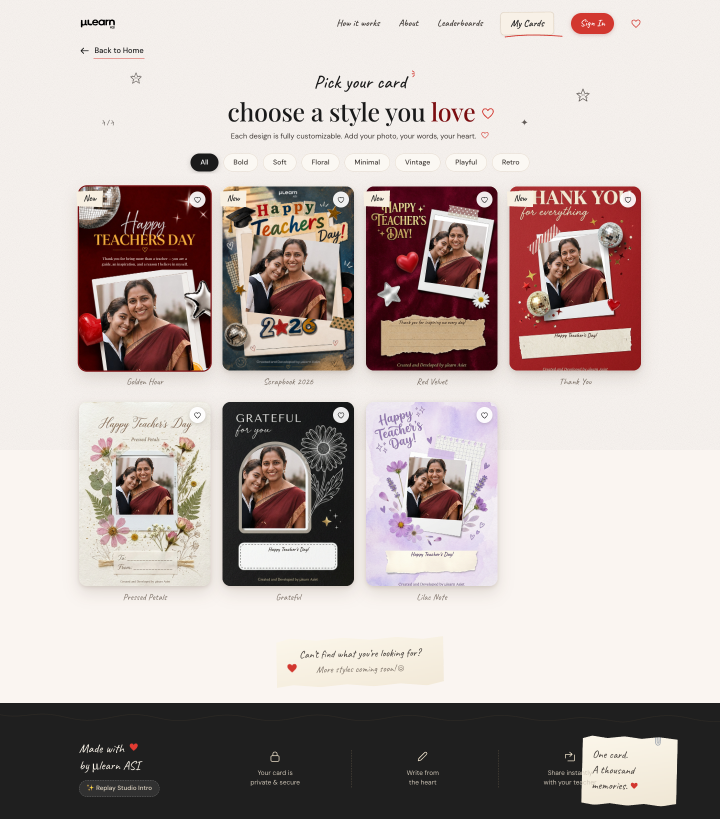
#> input picture shots/pick-cards-grid.png, 1440 x 1638 px (shown at 1/2 size)
$ python slots.py out ../../shots/pick-cards-grid.png
#> lines starting #> are read from the running program, lines starting #| are printed output that depends on the picture; pictures that were not available may be replaced by others from this repository, and a replacement may not be noted
"""Regenerate the photo-slot geometry in src/lib/slots.ts and the punched
`<id>-over.webp` overlays in public/templates.

Run from public/templates:   python3 ../../tools/slots.py . [proof-photo.jpg]

For each template it flood-fills the empty paper inside the printed frame,
fits a minimum-area rectangle to it (the photo box + rotation) and writes the
artwork back out with that paper knocked out to alpha, cropped to the slot so
the file stays small. Pass a photo to also drop proof-<id>.jpg renders.
The per-template tolerance below was picked from the widest stable plateau of
a fill-area sweep — raising it leaks into the frame or the art beside it."""
import json, math, os, sys
from PIL import Image, ImageFilter
from collections import deque

# seed (pct of card) and the flood tolerance chosen from the stable plateau
CFG = {
 'disco':    (50.3, 60.5, 10),
 'scrapbook':(53.4, 49.4, 12),
 'velvet':   (68.25,37.25,16),
 'thankyou': (49.0, 46.25,16),
 'pressed':  (50.0, 45.75,16),
 'grateful': (39.0, 46.4, 16),
 'lilac':    (53.0, 47.25,16),
}

def flood(im, sx, sy, tol):
    W,H = im.size; p = im.load(); sr,sg,sb = p[sx,sy]
    m = bytearray(W*H); q = deque([(sx,sy)]); m[sy*W+sx] = 1
    while q:
        x,y = q.popleft()
        for dx,dy in ((1,0),(-1,0),(0,1),(0,-1)):
            nx,ny = x+dx, y+dy
            if 0<=nx<W and 0<=ny<H:
                i = ny*W+nx
                if not m[i]:
                    r,g,b = p[nx,ny]
                    if abs(r-sr)<=tol and abs(g-sg)<=tol and abs(b-sb)<=tol:
                        m[i]=1; q.append((nx,ny))
    return m

def hull(pts):
    pts = sorted(set(pts))
    if len(pts) < 3: return pts
    def half(ps):
        out=[]
        for pt in ps:
            while len(out)>=2:
                (x1,y1),(x2,y2)=out[-2],out[-1]
                if (x2-x1)*(pt[1]-y1)-(y2-y1)*(pt[0]-x1) <= 0: out.pop()
                else: break
            out.append(pt)
        return out
    return half(pts)[:-1] + half(pts[::-1])[:-1]

def min_area_rect(h):
    best=None; n=len(h)
    for i in range(n):
        x1,y1=h[i]; x2,y2=h[(i+1)%n]
        ex,ey=x2-x1,y2-y1; L=math.hypot(ex,ey)
        if L<1e-9: continue
        ux,uy=ex/L,ey/L; vx,vy=-uy,ux
        us=[(px-x1)*ux+(py-y1)*uy for px,py in h]
        vs=[(px-x1)*vx+(py-y1)*vy for px,py in h]
        w=max(us)-min(us); ht=max(vs)-min(vs)
        if best is None or w*ht<best[0]:
            cu=(max(us)+min(us))/2; cv=(max(vs)+min(vs))/2
            best=(w*ht, x1+cu*ux+cv*vx, y1+cu*uy+cv*vy, w, ht, math.degrees(math.atan2(uy,ux)))
    return best[1:]

out_dir = sys.argv[1]
proof_photo = Image.open(sys.argv[2]).convert('RGB') if len(sys.argv)>2 else None
#> proof_photo is the input picture: PIL image 1440x1638 RGB; mean R, G, B 188.1, 176.1, 172.5
geo = {}

for key,(spx,spy,tol) in CFG.items():
    im = Image.open(f'{key}.jpg').convert('RGB'); W,H = im.size
#> after `W, H = im.size`: W = 1440; H = 1638
    mask = flood(im, int(W*spx/100), int(H*spy/100), tol)
#> in flood, `sr, sg, sb = p[sx, sy]`: sr = 237; sg = 232; sb = 226
    pts = [(x,y) for y in range(H) for x in range(W) if mask[y*W+x]]
#> pts = 639746 items
    cx,cy,w,h,ang = min_area_rect(hull(pts))
#> the loop in half, `for pt in ps:` made 639746 passes
#> pt on passes 1 to 3: (0, 0), (0, 1), (0, 3)
#> after the loop in half, `for pt in ps:`: out = [(0, 0), (1436, 0), (1439, 3), (1439, 898)]
#> the loop in half (call 2), `for pt in ps:` made 639746 passes
#> pt on passes 1 to 3: (1439, 898), (1439, 897), (1439, 896)
#> in min_area_rect, `n = len(h)`: n = 19
#> the loop in min_area_rect, `for i in range(n):` made 19 passes
#> (x1, y1, x2, y2, ex, ey, L, ux) on pass 1: (0, 0, 1436, 0, 1436, 0, 1436, 1)
#> (x1, y1, x2, y2, ex, ey, L, ux) on passes 2 to 7: (1436, 0, 1439, 3, 3, 3, 4.24, 0.707), (1439, 3, 1439, 898, 0, 895, 895, 0), (1439, 898, 1438, 899, -1, 1, 1.41, -0.707), (1438, 899, 991, 1196, -447, 297, 536.7, -0.833), (991, 1196, 987, 1198, -4, 2, 4.47, -0.894), (987, 1198, 978, 1201, -9, 3, 9.49, -0.949)
#> after the loop in min_area_rect, `for i in range(n):`: cu = 719.5; cv = 601.5
#> cx = 719.5; cy = 601.5; w = 1439; h = 1203; ang = 0
    if abs(ang) > 45: ang = ang-180 if ang>0 else ang+180
    if abs(ang) > 45: w,h = h,w; ang = ang-90 if ang>0 else ang+90

    xs=[p[0] for p in pts]; ys=[p[1] for p in pts]
#> after `xs = [p[0] for p in pts]`: xs = 639746 items
#> after `ys = [p[1] for p in pts]`: ys = 639746 items
    bx0,by0,bx1,by1 = min(xs),min(ys),max(xs),max(ys)
#> bx0 = 0; by0 = 0; bx1 = 1439; by1 = 1203

    # overlay: whole artwork, slot knocked out, cropped to slot bbox + margin
    pad = int(0.045*W)
#> pad = 64
    ox0,oy0 = max(0,bx0-pad), max(0,by0-pad)
#> ox0 = 0; oy0 = 0
    ox1,oy1 = min(W,bx1+pad+1), min(H,by1+pad+1)
#> ox1 = 1440; oy1 = 1268
    alpha = Image.new('L',(W,H),255); ap = alpha.load()
#> after `alpha = Image.new('L', (W, H), 255)`: alpha: PIL image 1440x1638 L; every value is 255
    for y in range(by0,by1+1):
        r=y*W
        for x in range(bx0,bx1+1):
            if mask[r+x]: ap[x,y]=0
    alpha = alpha.filter(ImageFilter.GaussianBlur(0.6))
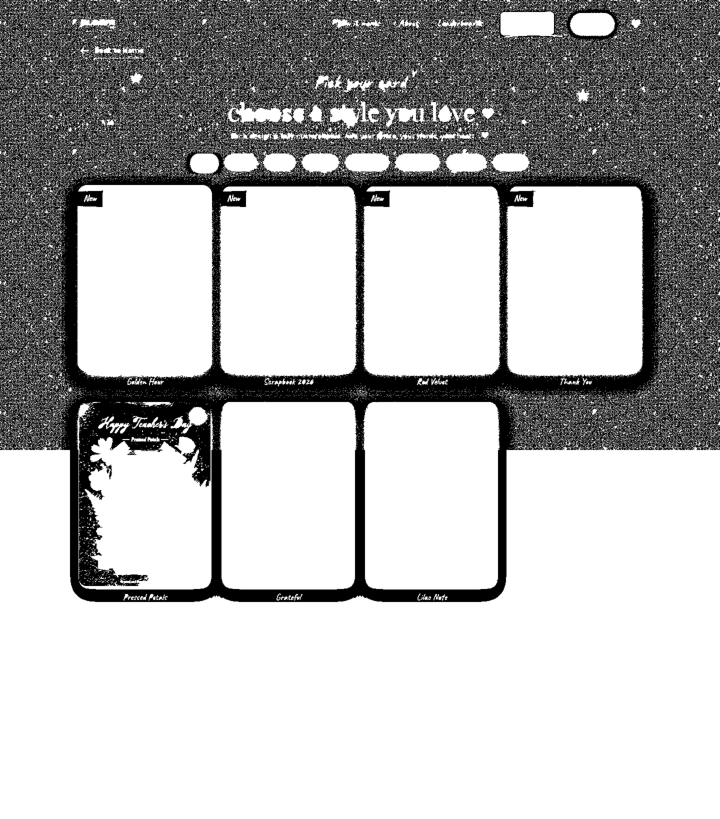
#> alpha: PIL image 1440x1638 L (shown at 1/2 size); min 0, max 255, mean 185.9
    ov = im.convert('RGBA'); ov.putalpha(alpha); ov = ov.crop((ox0,oy0,ox1,oy1))
#> after `ov.putalpha(alpha)`:
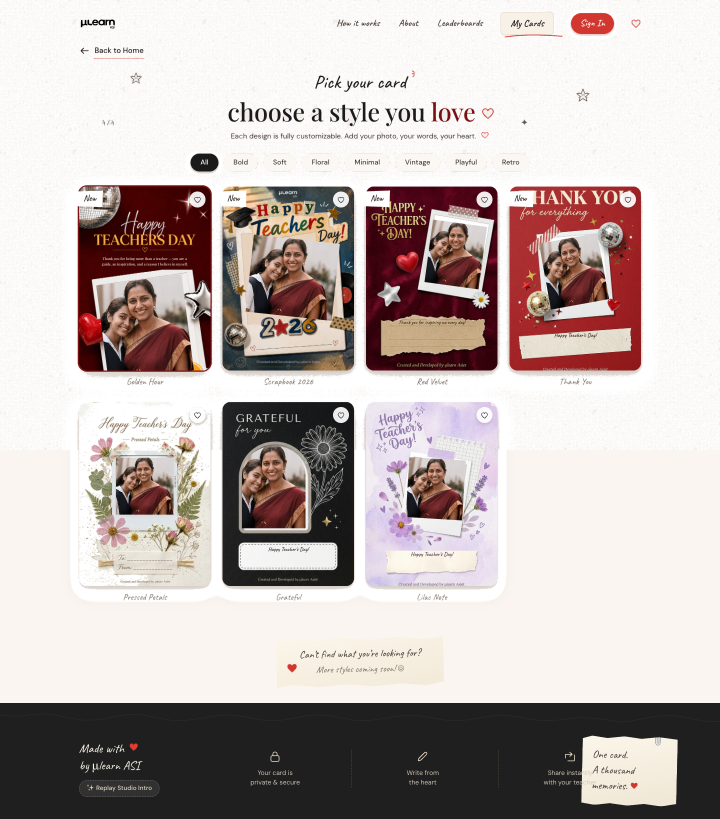
#> ov: PIL image 1440x1638 RGBA (shown at 1/2 size); mean R, G, B, A 188.1, 176.1, 172.5, 185.9; transparent parts drawn white
#> after `ov = ov.crop((ox0, oy0, ox1, oy1))`:
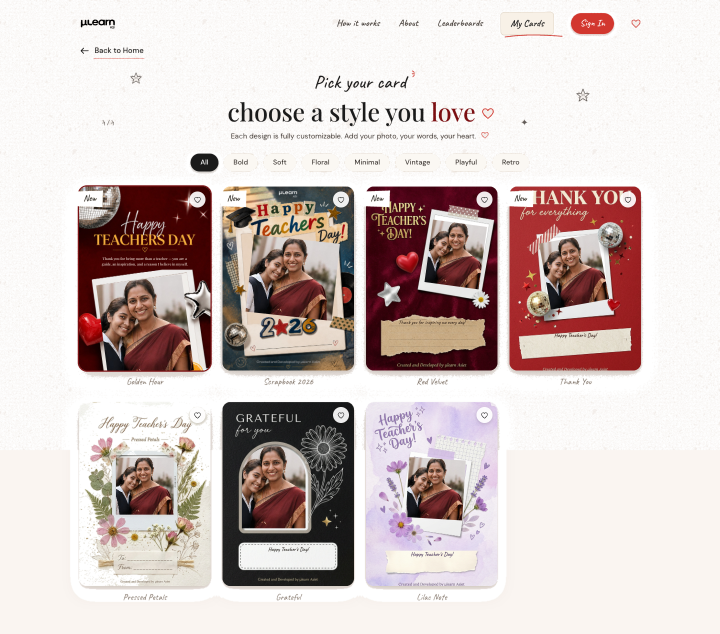
#> ov: PIL image 1440x1268 RGBA (shown at 1/2 size); mean R, G, B, A 207, 192.2, 188.4, 165.7; transparent parts drawn white
    ov.save(os.path.join(out_dir,f'{key}-over.webp'),'WEBP',quality=88,method=6)

    geo[key] = dict(
        box=[round((cx-w/2)/W*100,2), round((cy-h/2)/H*100,2),
             round(w/W*100,2), round(h/H*100,2)],
        rot=round(ang,1),
        over=[round(ox0/W*100,3), round(oy0/H*100,3),
              round((ox1-ox0)/W*100,3), round((oy1-oy0)/H*100,3)],
        slotAspect=round(w/h,4),
        coverage=round(len(pts)/(w*h),3),
        overKB=round(os.path.getsize(os.path.join(out_dir,f'{key}-over.webp'))/1024,1),
    )

    # ---- proof: photo placed by the computed geometry, overlay composited on top
    if proof_photo:
        card = im.copy().convert('RGBA')
        ph = proof_photo.copy()
        tw,th = int(w),int(h)
#> tw = 1439; th = 1203
        s = max(tw/ph.width, th/ph.height)
#> s = 0.999
        ph = ph.resize((max(1,int(ph.width*s)), max(1,int(ph.height*s))), Image.LANCZOS)
        ph = ph.crop(((ph.width-tw)//2, (ph.height-th)//2,
                      (ph.width-tw)//2+tw, (ph.height-th)//2+th)).convert('RGBA')
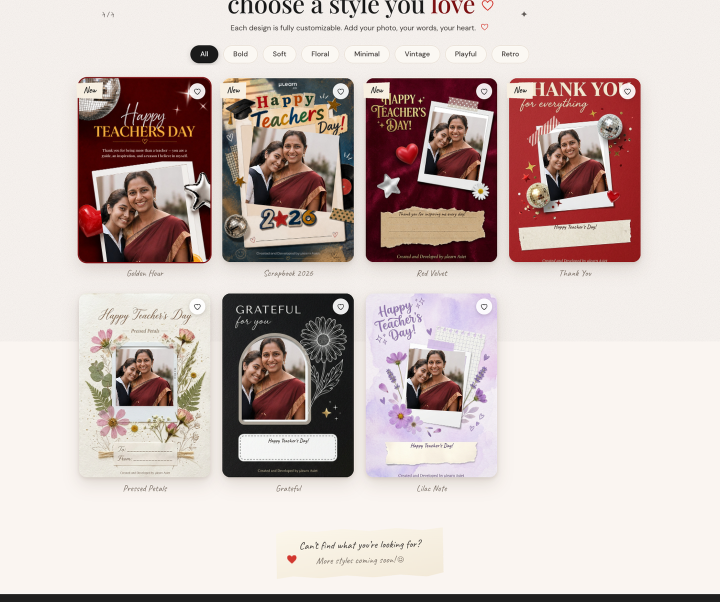
#> ph: PIL image 1439x1203 RGBA (shown at 1/2 size); mean R, G, B, A 203.4, 188.5, 184.5, 255
        ph = ph.rotate(-ang, expand=True, resample=Image.BICUBIC)
        card.alpha_composite(ph, (int(cx-ph.width/2), int(cy-ph.height/2)))
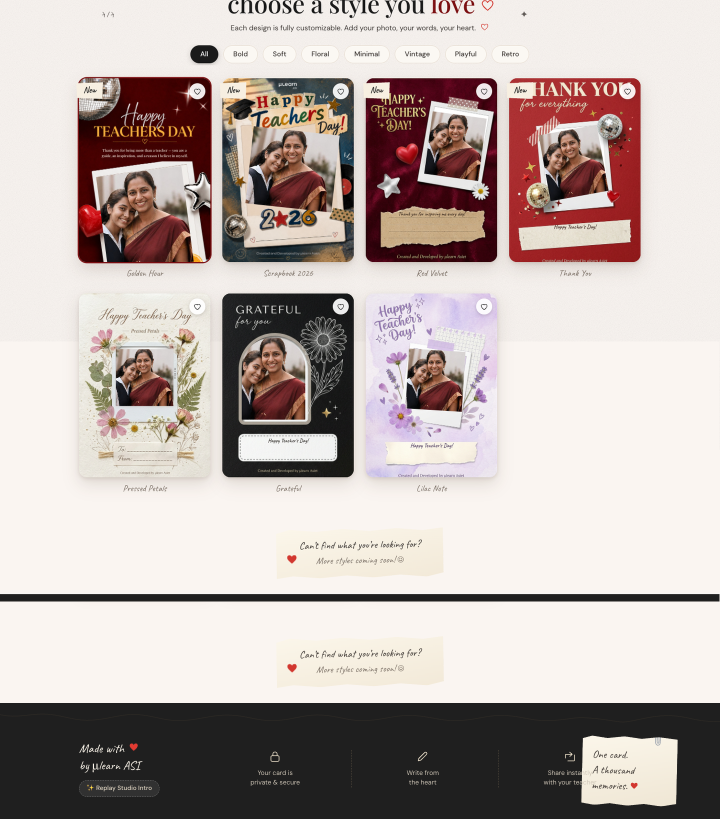
#> card: PIL image 1440x1638 RGBA (shown at 1/2 size); mean R, G, B, A 187.2, 175.5, 171.7, 255
        card.alpha_composite(ov, (ox0,oy0))
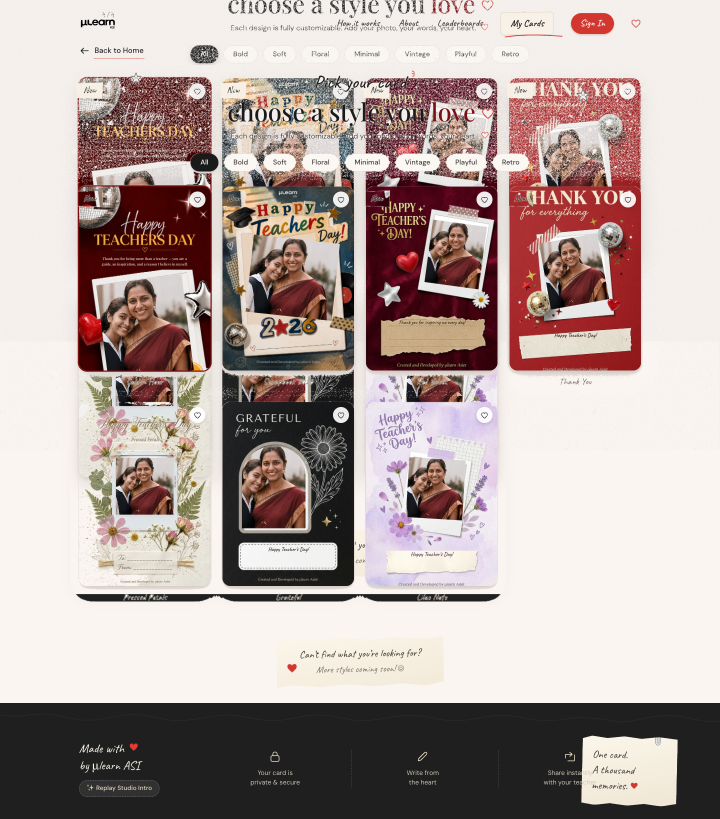
#> card: PIL image 1440x1638 RGBA (shown at 1/2 size); mean R, G, B, A 178.5, 163.5, 159.8, 255
        card.convert('RGB').resize((W//2,H//2), Image.LANCZOS)\
            .save(os.path.join(out_dir,f'proof-{key}.jpg'),'JPEG',quality=84)
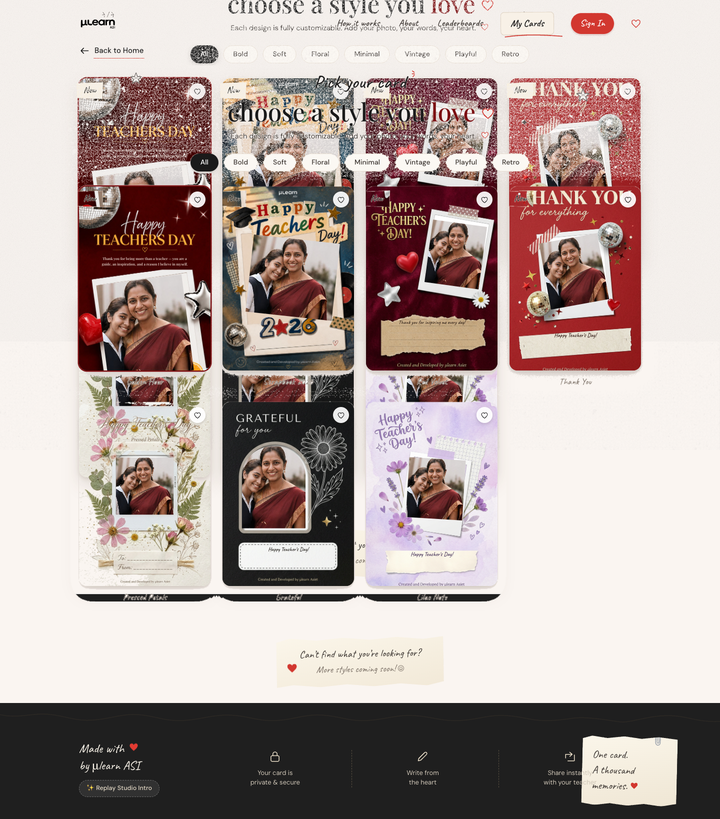
#> saved as proof-disco.jpg: PIL image 720x819 RGB; mean R, G, B 178.4, 163.5, 159.8
#> pass 2 of the loop `for key,(spx,spy,tol) in CFG.items():`:
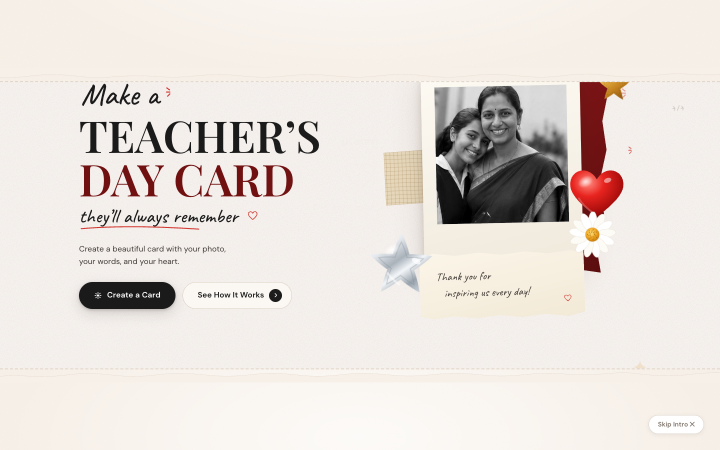
#> input picture shots/editor-velvet.png, 1440 x 900 px, given in place of scrapbook.jpg, which was not available (shown at 1/2 size)
#> im is the input picture: PIL image 1440x900 RGB; mean R, G, B 230.2, 223.2, 218
#> `pts = [(x,y) for y in range(H) for x in range(W) if mask[y*W+x]]`: pts = 1036254 items
#> the loop in min_area_rect (call 2), `for i in range(n):` made 4 passes
#> (x1, y1, x2, y2, ex, ey, L, ux) on pass 1: (0, 0, 1439, 0, 1439, 0, 1439, 1)
#> cy = 449.5; h = 899
#> xs = 1036254 items
#> by1 = 899
#> oy1 = 900
#> ov: PIL image 1440x900 RGBA
#> `ov.putalpha(alpha)`:
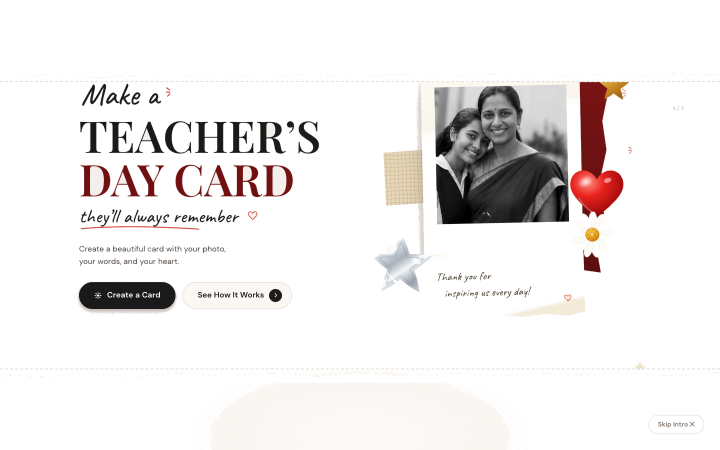
#> ov: PIL image 1440x900 RGBA (shown at 1/2 size); mean R, G, B, A 230.2, 223.2, 218, 51.1; transparent parts drawn white
#> th = 899
#> `card.convert('RGB').resize((W//2,H//2), Image.LANCZOS)\ .save(os.path...`:
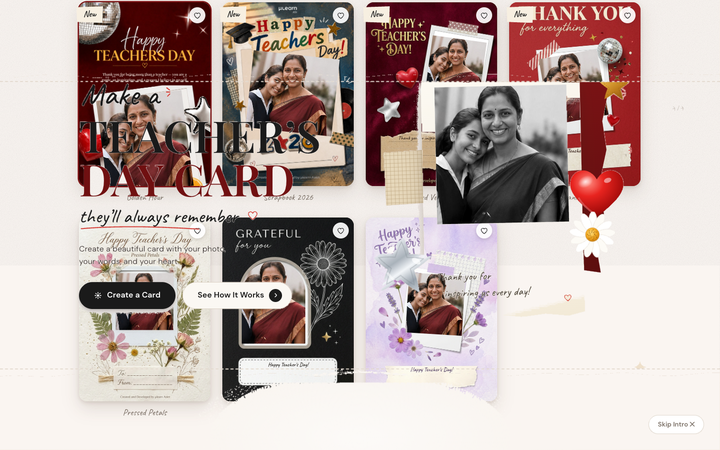
#> saved as proof-scrapbook.jpg: PIL image 720x450 RGB; mean R, G, B 191.2, 174.7, 170.9
#> (the run stopped early here; a loop or call above may not have finished)
